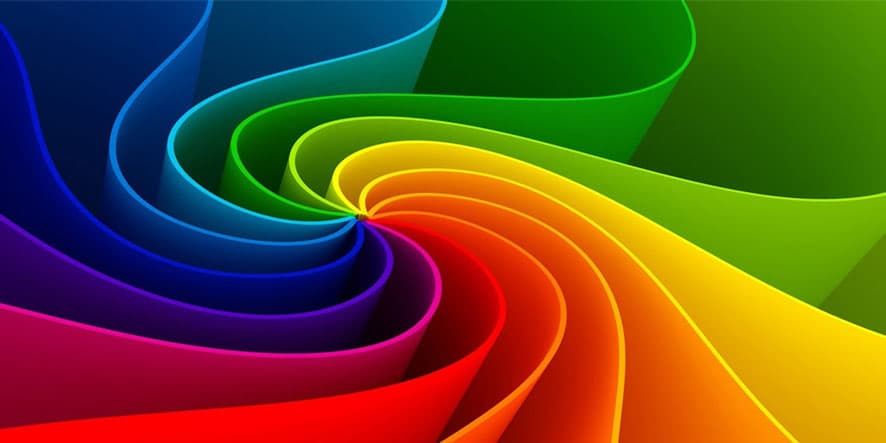
#> input picture 101/ders15/color.jpg, 886 x 443 px, found by its file name
$ python esikdgr2.py
#> lines starting #> are read from the running program, lines starting #| are printed output that depends on the picture; after the words box and inside, x2 and y2 are one past the last pixel; in counts of white or black regions, pixels touching at a corner belong together
import cv2
import numpy as np

#burada gruplandırm, bölgeye göre eşik değeri ayarlanabiliyor
image= cv2.imread("101/ders15/color.jpg",0) #gri tonlamalı olmalı
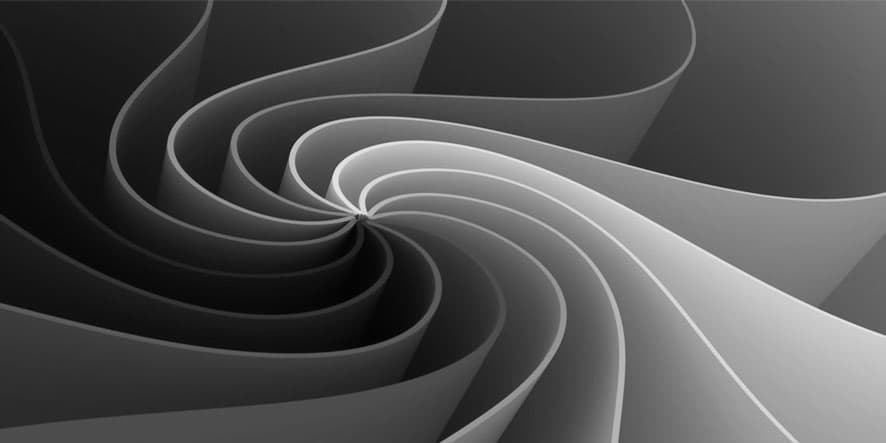
#> image: shape (443, 886); min 0, max 242, mean 78.8


ret,thresh = cv2.threshold(image,160,255,cv2.THRESH_BINARY) #simple thresholding
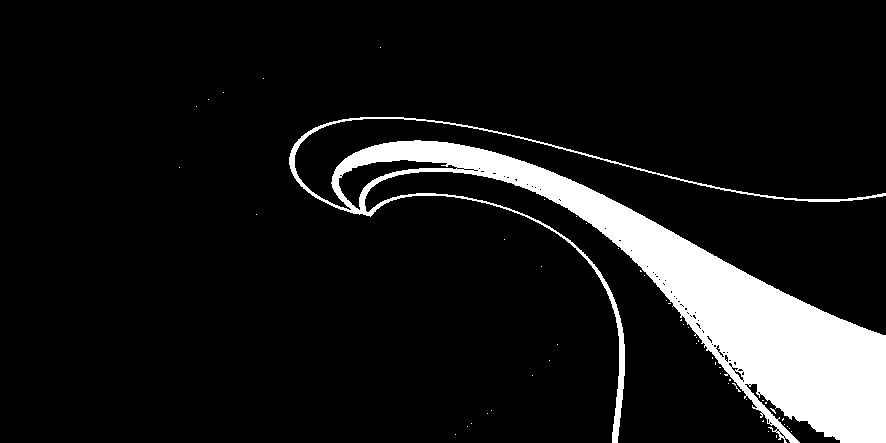
#> thresh: shape (443, 886); 9.9% white; 51 white regions (50 under 20 px), largest, box (x1, y1, x2, y2) and area: (289, 117, 886, 443) 38606

thresh2 = cv2.adaptiveThreshold(image,255,cv2.ADAPTIVE_THRESH_MEAN_C,cv2.THRESH_BINARY,23,2) #piksel sınırları
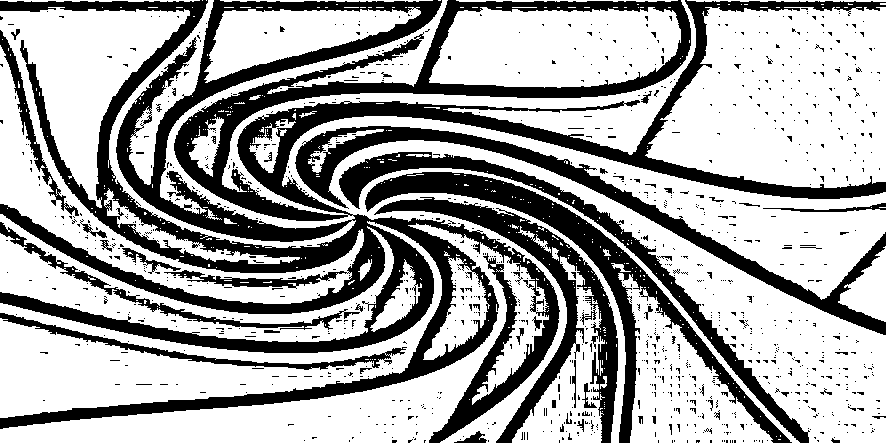
#> thresh2: shape (443, 886); 65.7% white; 1084 black regions (1028 under 20 px), largest, box (x1, y1, x2, y2) and area: (0, 0, 886, 443) 83861, (365, 172, 792, 443) 11152, (295, 126, 886, 335) 10492
#> (the run stopped early here; a loop or call above may not have finished)
